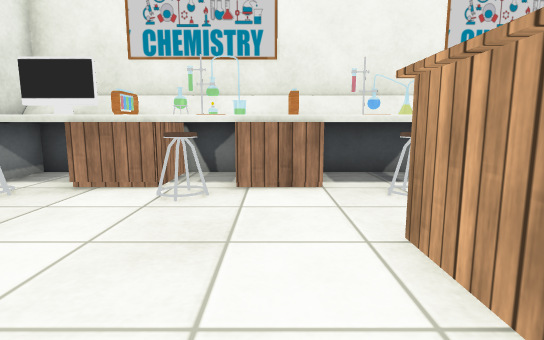
view 1 (above)

16 first-person views from a walk through a 3-D level made in the Unity game engine. The camera is 0.68 m above the floor, tilts 8° down and sees 80° across. Doors are open. The floor is counted in squares, 0.5 m on a side. Each view is taken from the middle of a square. On the plan, view 1 faces up. The plan holds only what a view shows up to about 14 squares ahead; the rest is blank. The player character is not drawn. Some surface patterns are stand-ins.

view 2
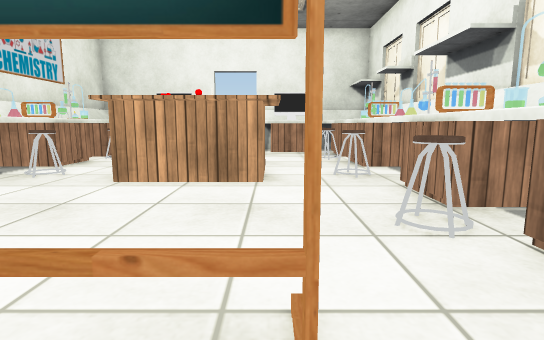

view 3
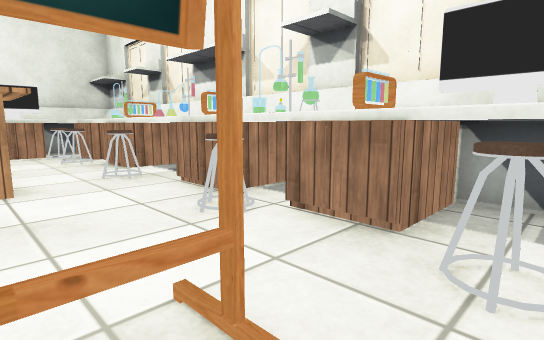

view 4
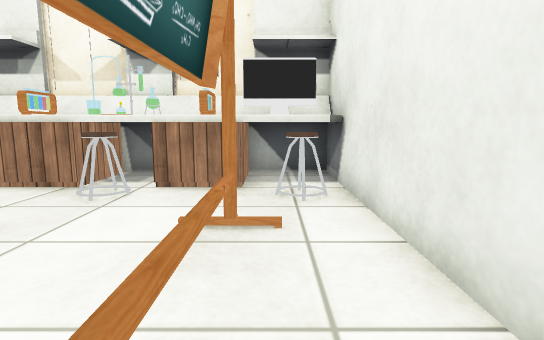

view 5
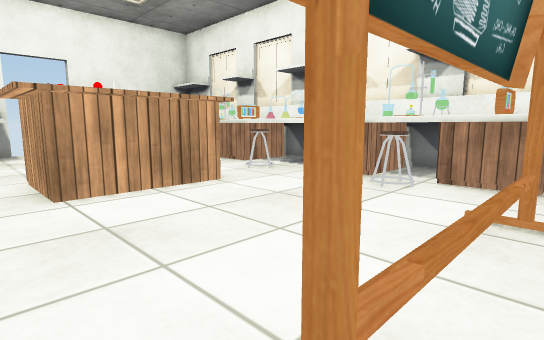

view 6
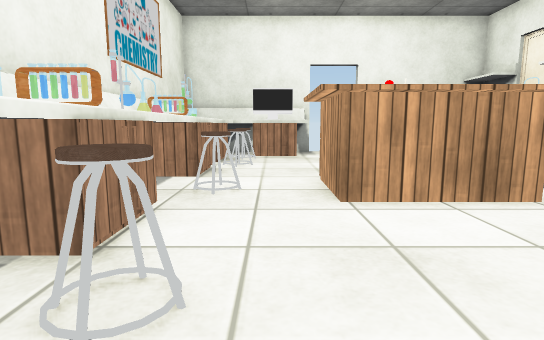

view 7
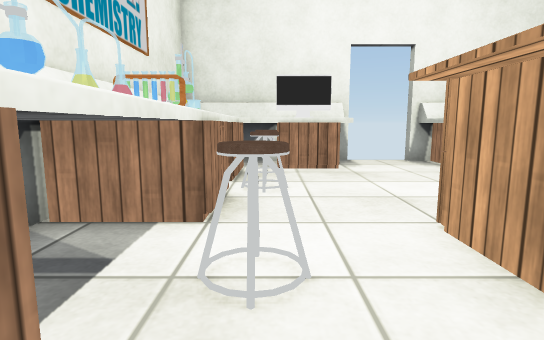

view 8
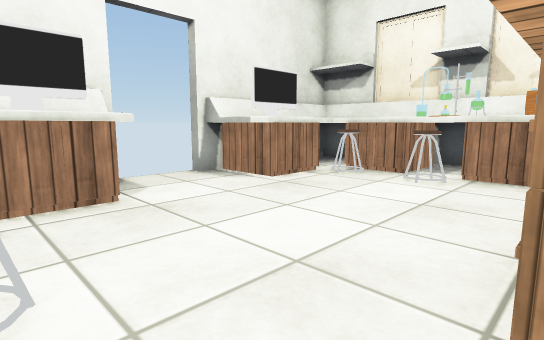

view 9
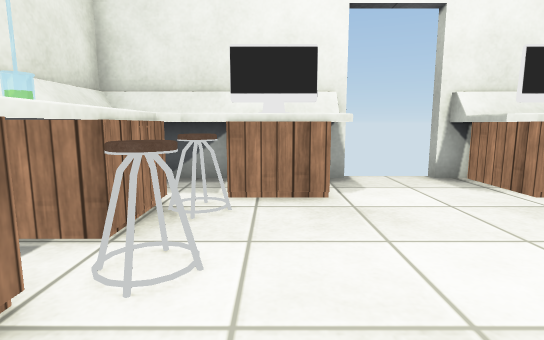

view 10
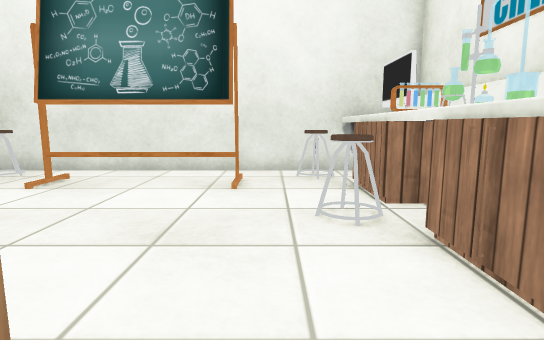

view 11
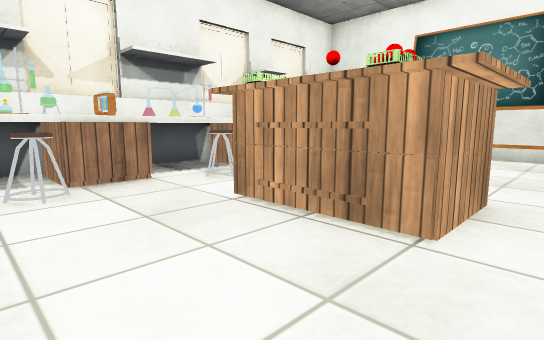

view 12
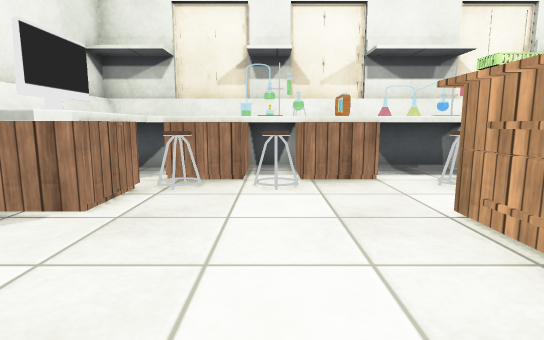

view 13
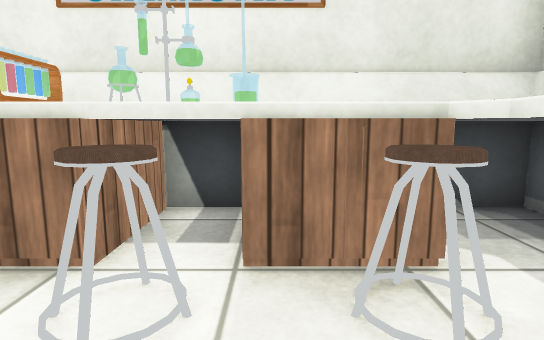

view 14
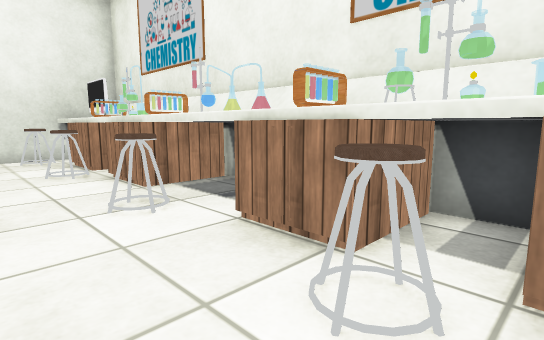

view 15
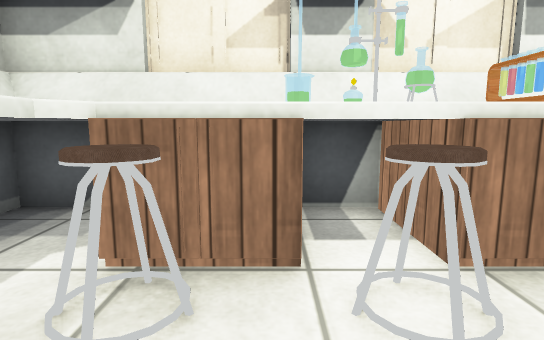

view 16
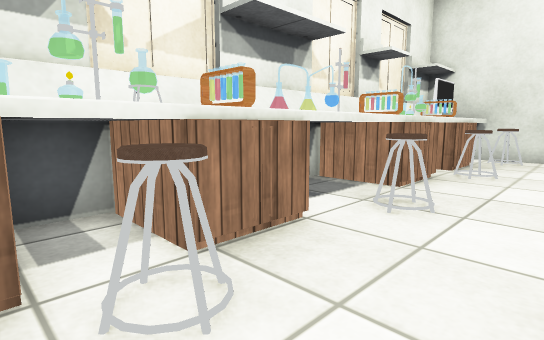

### Floor plan
Key: @ floor where view 1 was taken; # wall or solid block; . floor; D open door; ^ raised ledge; R drawers; C chair; T table; H thing the floor can be seen under or through.
Columns run from 7 left of view 1 to 12 right of it. Each row starts with its distance up from view 1.
  9 ####R##R####R###R###
  8 ###^^^^^^^^^^^^^   #
  7 #^^RR^^R^^^^^^^^R^ #
  6 #CC..C....C...C.C^^#
  5 #................R^#
  4 #..H.....TTT.....R^#
  3 #..H.....T T.......D
  2 #..H.....T T.......D
  1 #..H.....T T.......D
  0 #..H...@.TTT.....R^#
 -1 #................R^#
 -2 #CC..C....C...C.C^^#
 -3 #^^RR^^R^^^^^^^^R^ #
 -4 #^^^^#^^^^##^^#^   #
 -5 ####R##R####R###R###

Where each view was taken, in squares from view 1:
view 1: 0 up, 0 right, facing up
view 2: 0 up, 6 left, facing right
view 3: 1 up, 6 left, facing down-right
view 4: 4 up, 5 left, facing down
view 5: 5 up, 5 left, facing down-right
view 6: 5 up, 4 left, facing right
view 7: 6 up, 0 right, facing right
view 8: 6 up, 4 right, facing down-right
view 9: 5 up, 4 right, facing right
view 10: 5 up, 3 right, facing left
view 11: 5 up, 8 right, facing down-left
view 12: 5 up, 7 right, facing down
view 13: 4 up, 8 right, facing up
view 14: 4 up, 8 right, facing up-left
view 15: 0 up, 8 right, facing down
view 16: 0 up, 8 right, facing down-left
